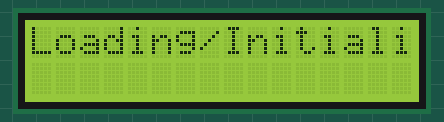
Recording of a sketch running on a simulated Arduino Uno, built with avr-gcc and run on an emulated ATmega328P. On the bench: 16×2 character LCD.

Above: at 0.1 s.
At 3.1 s:
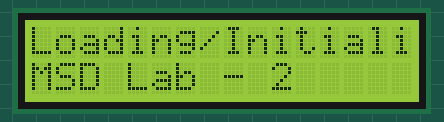
At 9.1 s:
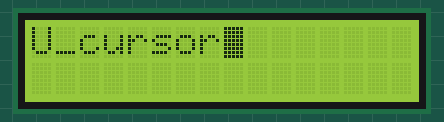
At 18.1 s:
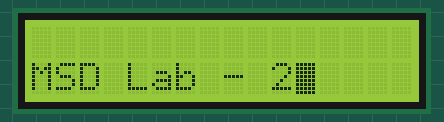
At 28.2 s:
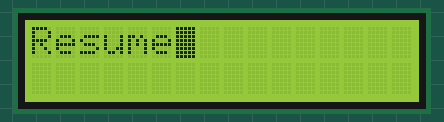
At 37.2 s:
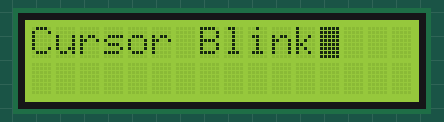

The sketch:

LCD.ino
```cpp
/*
  LiquidCrystal Library

 Demonstrates the use a 16x2 LCD display.  The LiquidCrystal
 library works with all LCD displays that are compatible with the
 Hitachi HD44780 driver. There are many of them out there, and you
 can usually tell them by the 16-pin interface.

  The circuit:
 * LCD RS pin to digital pin 12
 * LCD Enable pin to digital pin 11
 * LCD D4 pin to digital pin 10
 * LCD D5 pin to digital pin 9
 * LCD D6 pin to digital pin 8
 * LCD D7 pin to digital pin 7
 * LCD R/W pin to ground
 * LCD VSS pin to ground
 * LCD VCC pin to 5V
 * 10K resistor:
 * ends to +5V and ground
 * wiper to LCD VO pin (pin 3)
 */

// include the library code:
#include <LiquidCrystal.h>

// initialize the library with the numbers of the interface pins
//LiquidCrystal lcd(rs, en, d4, d5, d6, d7);
LiquidCrystal lcd(13, 12, 11, 10, 9, 8);

void setup() {
  // set up the LCD's number of columns and rows:
  lcd.begin(16, 2);
  lcd.setCursor(0,0);
  lcd.clear();
  lcd.print("Loading/Initializing"); // Print a message to the LCD.
}

void loop() {

  // set the cursor to column 0, line 1
  // (note: line 1 is the second row, since counting begins with 0):
  lcd.setCursor(0, 1);
  // print the number of seconds since reset:

  delay(3000);

  lcd.print("MSD Lab - 2");
  delay(2000);
  lcd.clear();

  delay(2000);

  lcd.print("Cursor Blink");
  lcd.blink();

  delay(2000);
  lcd.clear();

  lcd.print("U_cursor");
  lcd.cursor();

  delay(2000);
  lcd.clear();

  lcd.print("No cursor");
  lcd.noCursor();

  delay(2000);

  lcd.clear();

  lcd.print("Resume");
  lcd.display();
  delay(2000);
  lcd.clear();

}
```

Measured:
- what the display in image 1 shows lasts 2.0 s, from 3.1 s to 5.1 s
